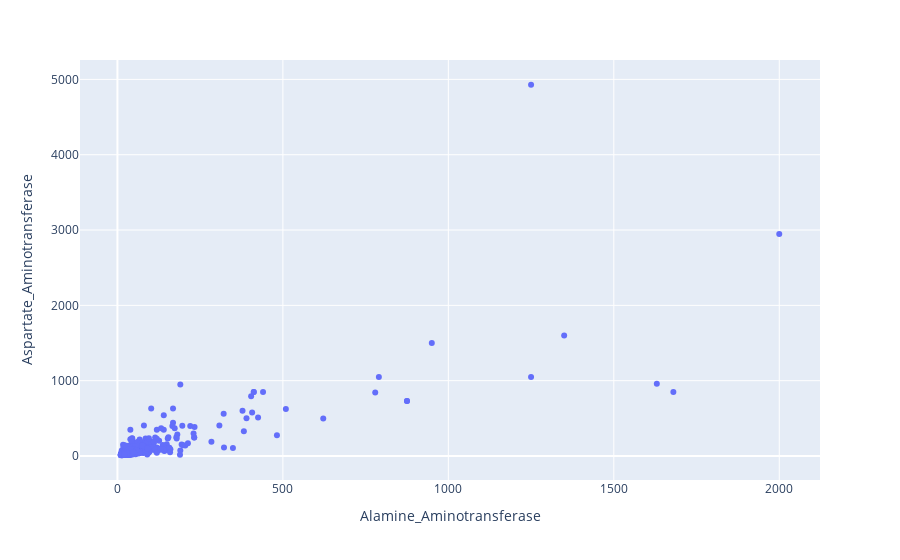

Write notebook code for a chart like this one.
### Code cell
px.scatter(df, x='Alamine_Aminotransferase', y='Aspartate_Aminotransferase')

### Figure 1 — Plotly figure (JSON) as saved in the notebook; plotly's stock layout.template omitted (floating-point values rounded to 4 significant figures; data arrays with more than 128 entries replaced by an {"elided": "..."} marker saying what was removed)
{"data": [{"hovertemplate": "Alamine_Aminotransferase=%{x}<br>Aspartate_Aminotransferase=%{y}<extra></extra>", "legendgroup": "", "marker": {"color": "#636efa", "symbol": "circle"}, "mode": "markers", "name": "", "orientation": "v", "showlegend": false, "type": "scatter", "x": {"elided": "582 int values"}, "xaxis": "x", "y": {"elided": "582 int values"}, "yaxis": "y"}], "layout": {"legend": {"tracegroupgap": 0}, "margin": {"t": 60}, "xaxis": {"anchor": "y", "domain": [0, 1], "title": {"text": "Alamine_Aminotransferase"}}, "yaxis": {"anchor": "x", "domain": [0, 1], "title": {"text": "Aspartate_Aminotransferase"}}}}
